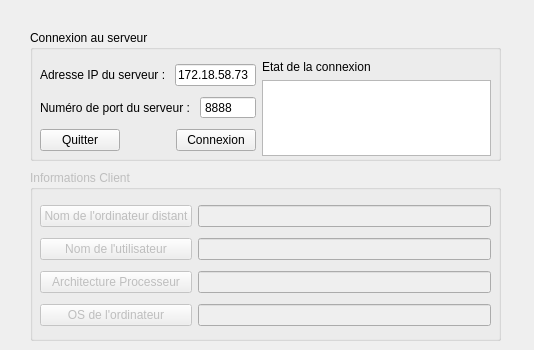
<?xml version="1.0" encoding="UTF-8"?>
<ui version="4.0">
 <class>ClientWidget</class>
 <widget class="QWidget" name="ClientWidget">
  <property name="geometry">
   <rect>
    <x>0</x>
    <y>0</y>
    <width>534</width>
    <height>350</height>
   </rect>
  </property>
  <property name="windowTitle">
   <string>ClientWidget</string>
  </property>
  <widget class="QGroupBox" name="groupBoxServeur">
   <property name="geometry">
    <rect>
     <x>30</x>
     <y>30</y>
     <width>471</width>
     <height>131</height>
    </rect>
   </property>
   <property name="title">
    <string>Connexion au serveur</string>
   </property>
   <widget class="QWidget" name="layoutWidget">
    <property name="geometry">
     <rect>
      <x>10</x>
      <y>30</y>
      <width>451</width>
      <height>96</height>
     </rect>
    </property>
    <layout class="QHBoxLayout" name="horizontalLayout_4">
     <item>
      <layout class="QVBoxLayout" name="verticalLayout_2">
       <item>
        <layout class="QHBoxLayout" name="horizontalLayout">
         <item>
          <widget class="QLabel" name="labelIPServeur">
           <property name="text">
            <string>Adresse IP du serveur : </string>
           </property>
          </widget>
         </item>
         <item>
          <widget class="QLineEdit" name="lineEditIpServeur">
           <property name="text">
            <string>172.18.58.73</string>
           </property>
          </widget>
         </item>
        </layout>
       </item>
       <item>
        <layout class="QHBoxLayout" name="horizontalLayout_2">
         <item>
          <widget class="QLabel" name="labelPortServeur">
           <property name="text">
            <string>Numéro de port du serveur : </string>
           </property>
          </widget>
         </item>
         <item>
          <widget class="QSpinBox" name="spinBoxPort">
           <property name="frame">
            <bool>true</bool>
           </property>
           <property name="readOnly">
            <bool>false</bool>
           </property>
           <property name="buttonSymbols">
            <enum>QAbstractSpinBox::NoButtons</enum>
           </property>
           <property name="keyboardTracking">
            <bool>true</bool>
           </property>
           <property name="maximum">
            <number>9999</number>
           </property>
           <property name="value">
            <number>8888</number>
           </property>
          </widget>
         </item>
        </layout>
       </item>
       <item>
        <layout class="QHBoxLayout" name="horizontalLayout_3">
         <item>
          <widget class="QPushButton" name="pushButtonQuitter">
           <property name="text">
            <string>Quitter</string>
           </property>
          </widget>
         </item>
         <item>
          <spacer name="horizontalSpacer">
           <property name="orientation">
            <enum>Qt::Horizontal</enum>
           </property>
           <property name="sizeHint" stdset="0">
            <size>
             <width>40</width>
             <height>20</height>
            </size>
           </property>
          </spacer>
         </item>
         <item>
          <widget class="QPushButton" name="pushButtonConnexion">
           <property name="text">
            <string>Connexion</string>
           </property>
          </widget>
         </item>
        </layout>
       </item>
      </layout>
     </item>
     <item>
      <layout class="QVBoxLayout" name="verticalLayout">
       <item>
        <widget class="QLabel" name="labelEtatConnexion">
         <property name="text">
          <string>Etat de la connexion</string>
         </property>
        </widget>
       </item>
       <item>
        <widget class="QTextEdit" name="textEditEtatConnexion"/>
       </item>
      </layout>
     </item>
    </layout>
   </widget>
  </widget>
  <widget class="QGroupBox" name="groupBoxClient">
   <property name="enabled">
    <bool>false</bool>
   </property>
   <property name="geometry">
    <rect>
     <x>30</x>
     <y>170</y>
     <width>471</width>
     <height>171</height>
    </rect>
   </property>
   <property name="title">
    <string>Informations Client</string>
   </property>
   <widget class="QWidget" name="layoutWidget">
    <property name="geometry">
     <rect>
      <x>10</x>
      <y>30</y>
      <width>451</width>
      <height>131</height>
     </rect>
    </property>
    <layout class="QHBoxLayout" name="horizontalLayout_5">
     <item>
      <layout class="QVBoxLayout" name="verticalLayout_3">
       <item>
        <widget class="QPushButton" name="pushButtonNomMachine">
         <property name="text">
          <string>Nom de l'ordinateur distant</string>
         </property>
        </widget>
       </item>
       <item>
        <widget class="QPushButton" name="pushButtonNomUtilisateur">
         <property name="text">
          <string>Nom de l'utilisateur</string>
         </property>
        </widget>
       </item>
       <item>
        <widget class="QPushButton" name="pushButtonProcesseur">
         <property name="text">
          <string>Architecture Processeur</string>
         </property>
        </widget>
       </item>
       <item>
        <widget class="QPushButton" name="pushButtonOS">
         <property name="text">
          <string>OS de l'ordinateur</string>
         </property>
        </widget>
       </item>
      </layout>
     </item>
     <item>
      <layout class="QVBoxLayout" name="verticalLayout_4">
       <item>
        <widget class="QLineEdit" name="lineEditNomMachine"/>
       </item>
       <item>
        <widget class="QLineEdit" name="lineEditNomUtilisateur"/>
       </item>
       <item>
        <widget class="QLineEdit" name="lineEditProcesseur"/>
       </item>
       <item>
        <widget class="QLineEdit" name="lineEditOS"/>
       </item>
      </layout>
     </item>
    </layout>
   </widget>
  </widget>
 </widget>
 <resources/>
 <connections>
  <connection>
   <sender>pushButtonQuitter</sender>
   <signal>clicked()</signal>
   <receiver>ClientWidget</receiver>
   <slot>close()</slot>
   <hints>
    <hint type="sourcelabel">
     <x>80</x>
     <y>143</y>
    </hint>
    <hint type="destinationlabel">
     <x>14</x>
     <y>127</y>
    </hint>
   </hints>
  </connection>
 </connections>
</ui>
